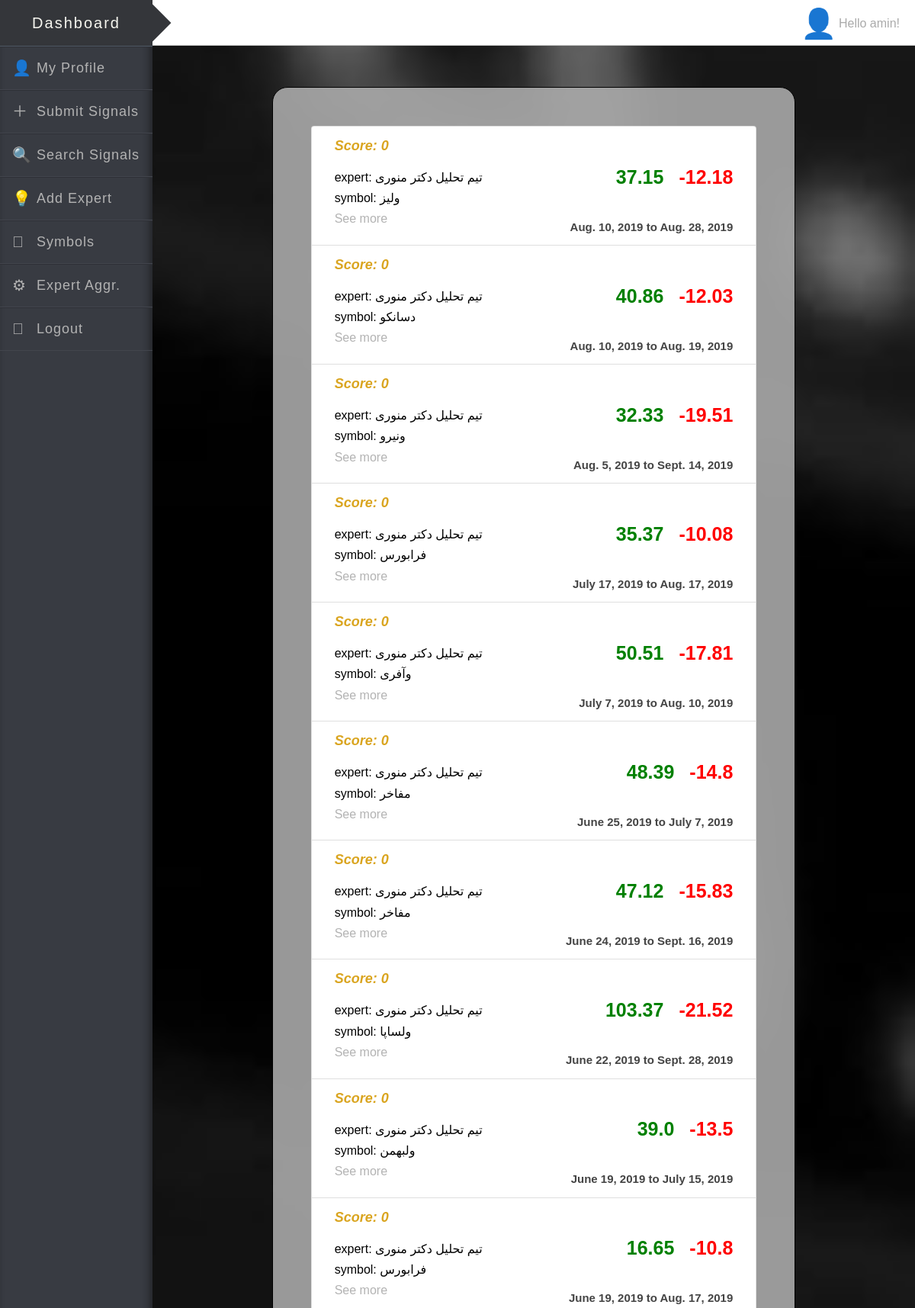
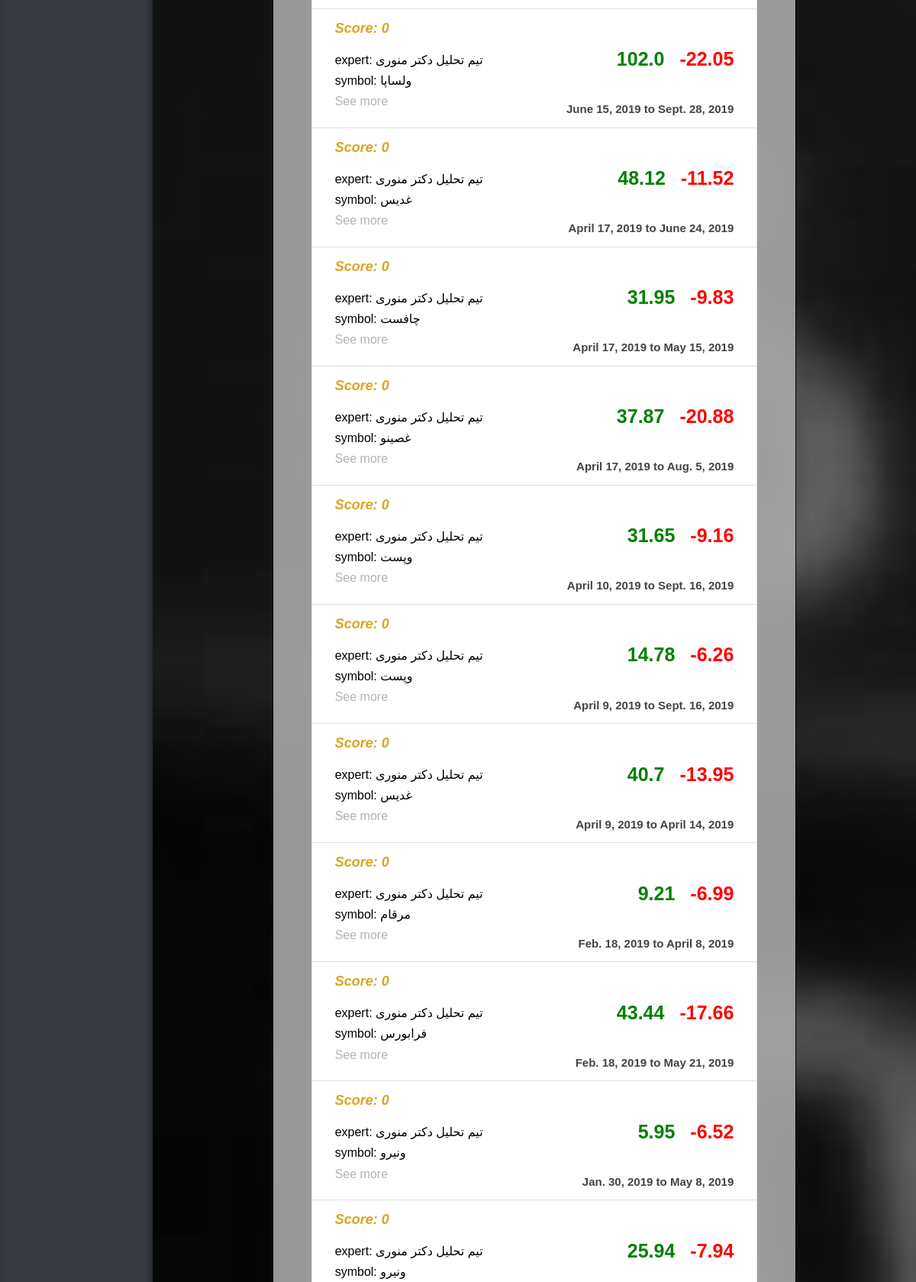
The page /signal/profile (signed in, upper part) on the database its author committed (2 pictures, top to bottom).
### advertisement/models.py (models this page shows, shortened)
class Signal(models.Model):
    title = models.CharField(max_length=80)
    is_succeeded = models.BooleanField(default=None, blank=True, null=True)
    profit = models.FloatField(default=None, blank=True, null=True)
    start_date = models.DateField(default=None, blank=True, null=True)
    close_date = models.DateField(default=None, blank=True, null=True)
    expected_return = models.FloatField(default=None, blank=True, null=True)
    expected_risk = models.FloatField(default=None, blank=True, null=True)
    symbol = models.ForeignKey('Symbol', on_delete=models.CASCADE)
    expert = models.ForeignKey('Expert', on_delete=models.CASCADE, null=True, default="", blank=True)
    @property
    def user_id(self):
        return self.expert.display_name

class Expert(models.Model):
    display_name = models.CharField(max_length=30)
    first_name = models.CharField(max_length=80)
    last_name = models.CharField(max_length=80)
    website = models.URLField(max_length=200, null=True)
    raw_score = models.FloatField(default=1)
    @property
    def score(self):
        ads = Signal.objects.filter(expert=self).select_related('symbol')
        failure = len(ads.filter(is_succeeded=False))
        self.raw_score = 1 - (failure / (len(ads) + 1))
        self.save()
        max_score = Expert.objects.all().aggregate(Max('raw_score'))['raw_score__max']
        min_score = Expert.objects.all().aggregate(Min('raw_score'))['raw_score__min']
        if max_score == min_score:
            return 100
        normalized_score = (self.raw_score - min_score) / (max_score - min_score)
        return int(normalized_score*100)

class Symbol(models.Model):
    name = models.CharField(max_length=30)
    def __str__(self):
        return self.name

### advertisement/views.py (the view)
# urls.py: path('profile', views.profile, name='profile'),
def profile(request):
    ads = Signal.objects.filter(expert__in=request.user.member.followings.all())[:100]
    return render(request, '../templates/profile.html', {
        'ads': ads
    })

### templates/profile.html (shortened to what this page needs)
{% extends 'dashboard.html' %}
{% load static %}
{% block head %}
    <link rel="stylesheet" href="https://maxcdn.bootstrapcdn.com/bootstrap/4.0.0/css/bootstrap.min.css">
    <link rel="stylesheet" href="{% static 'style.css' %}?v=1">
{% endblock %}
{% block content %}
    <div class="grid">
        <div class="row">
            <div class="col-xs-10 col-md-8 col-lg-8 col-sm-8 offset-xs-1 offset-md-2 offset-lg-2 offset-sm-2 the-box
                    list-group table-of-contents" style="margin-top: 30px">
                {% for ad in ads %}
                    <div class="list-group-item" onclick="">
                        <div style="display: flex; justify-content: space-between">
                            <div style="float: left; flex-grow: 1" class="search-res">
                                <div style="display: flex; justify-content: space-between">
                                    <p style="float: left; margin: auto 10px; font-size: 18px; font-weight: bold; font-style: italic; color: goldenrod">
                                        Score: {{ ad.expert.score }}</p>
                                </div>
                                <h6><a style="color: black" href={% url 'expert_page' ad.expert.id %}>expert: {{ ad.user_id }}</a></h6>
                                <h6><a style="color: black" href={% url 'symbol_detail' ad.symbol.name %}>symbol: {{ ad.symbol }}</a></h6>
                                <h6><a href={% url 'advertisement_detail' ad.id %}>See more</a></h6>
                            </div>
                            <p style="float: right; margin: auto 10px; font-size: 25px; font-weight: bold; color: green">{{ ad.expected_return }}</p>
                            <p style="float: right; margin: auto 10px; font-size: 25px; font-weight: bold; color: red">{{ ad.expected_risk }}</p>
                        </div>
                        <p style="float: right; margin: auto 10px; font-size: 15px; font-weight: bold">
                            {% if ad.start_date %}
                                {{ ad.start_date }}
                            {% endif %}
                            {% if ad.close_date %}
                                to {{ ad.close_date }}
                            {% endif %}</p>
                    </div>
                {% endfor %}
            </div>
        </div>
    </div>
{% endblock %}

### templates/dashboard.html (shortened to what this page needs)
<!DOCTYPE html>
<html lang="en">
{% load staticfiles %}
<head>
    {% block head %}
    {% endblock %}
    <link rel="stylesheet" href="{% static 'dashboard_style.css' %}">
</head>
<body class="bckg_right" style="padding-top: 0">
<span class="bckg"></span>
<header style="position: sticky; top: 0">
    <h1>Dashboard</h1>
    <nav>
        <ul>
            <li>
                <a href="http://127.0.0.1:8000/signal/profile" data-title="Profile">My Profile</a>
            </li>
            <li>
                <a href="http://127.0.0.1:8000/signal/add_signal" data-title="Submit">Submit Signals</a>
            </li>
            <li>
                <a href="http://127.0.0.1:8000/signal/search" data-title="Search">Search Signals</a>
            </li>
            <li>
                <a href="http://127.0.0.1:8000/signal/add_expert" data-title="AddExpert">Add Expert</a>
            </li>
            <li>
                <a href="http://127.0.0.1:8000/signal/symbols" data-title="Symbols">Symbols</a>
            </li>
            <li>
                <a href="http://127.0.0.1:8000/signal/expert_aggregation" data-title="ExpertAggregation">Expert Aggr.</a>
            </li>
            <li>
                <a href="{% url 'logout' %}" data-title="Logout">Logout</a>
            </li>
        </ul>
    </nav>
</header>
<main>
    <div class="title" style="position: sticky; top: 0; z-index: 5">
        <h2></h2>
        <a href="javascript:void(0);">Hello {{ request.user.username }}!</a>
    </div>
<br>
{% block content %}
{% endblock %}
</main>
</body>
</html>

### static/style.css (style rules this page uses)
body { padding-top: 80px; padding-bottom: 80px; background-image: url("Stock_bg_denim.jpg") ; background-size: cover; background-attachment: fixed; }
.the-box { padding: 50px; alignment: center; background: rgba(169, 169, 169, 0.9); border: 1px solid black; border-radius: 20px; }
.search-res h6 { position: relative; top: 18px; left: 10px; }

### static/dashboard_style.css (style rules this page uses)
body { display: -webkit-box; display: -moz-box; display: -ms-flexbox; display: -webkit-flex; display: flex; margin: 0; padding: 0; background-color: #f0f0f0; font-family: Muli, sans-serif; color: #444; }
ul { list-style: none; margin-top: 0; padding: 0; }
a { cursor: pointer; display: block; color: #b3b3b3; text-decoration: none; }
.bckg { background-color: #383b42; box-shadow: -4px 0px 10px rgba(14, 14, 14, 0.48) inset; width: 200px; height: 100%; position: fixed; left: 0; top: 0; }
.bckg_right { background-image: url("Stock_bg_bw.jpg"); background-size: cover; padding-top: 0; }
h1 { text-align: center; font-weight: normal; color: #f6f6ef; line-height: 60px; margin: 0; font-size: 20px; letter-spacing: 2px; background-color: #34363a; border-bottom: 1px solid rgba(101, 116, 134, 0.57); }
h2 { font-size: 20px; text-transform: uppercase; margin: 0; letter-spacing: 3px; color: #919191; font-weight: normal; padding-left: 40px; line-height: 60px; text-shadow: 1px 1px 2px #fff; position: relative; flex: 1; -webkit-flex: 1; -ms-flex: 1; }
h2:before { content: ""; width: 36px; height: 36px; position: absolute; left: -19px; top: 12px; background-color: #34363a; -webkit-transform: rotate(45deg); -moz-transform: rotate(45deg); transform: rotate(45deg); }
header { width: 200px; height: 100%; float: left; position: relative; z-index: 99; }
header nav ul li { border-bottom: 1px solid #42454d; padding-left: 48px; transition: all 0.6s; border-top: 1px solid #2e3036; }
header nav ul li a { line-height: 55px; font-size: 18px; position: relative; letter-spacing: 1px; transition: all 0.6s; }
header nav ul li a:before { font-family: "entypo", sans-serif; font-size: 20px; position: absolute; left: -32px; }
header nav ul li:first-child a:before { content: "\1f464"; }
header nav ul li:nth-child(2) a:before { content: "\FF0B"; }
header nav ul li:nth-child(3) a:before { content: "\1f50d"; }
header nav ul li:nth-child(4) a:before { content: "\1F4A1"; }
header nav ul li:nth-child(5) a:before { content: "\e771"; }
header nav ul li:nth-child(6) a:before { content: "\2699"; }
header nav ul li:nth-child(7) a:before { content: "\E741"; }
main { flex: 1; -webkit-flex: 1; -ms-flex: 1; }
.title { background-color: #fff; border-bottom: 1px solid #c0c1c0; height: 60px; display: -webkit-box; display: -moz-box; display: -ms-flexbox; display: -webkit-flex; display: flex; }
.title a { color: #aaa; width: auto; margin: 0 20px; float: right; line-height: 62px; position: relative; text-decoration: none; transition: all 0.5s; }
.title a:before { content: "\1f464"; font-size: 38px; position: absolute; left: -50px; font-family: "entypo"; }

### rows shown on the page
Signal: expert.score "0", user_id "تیم تحلیل دکتر منوری", symbol "ولیز", expected_return "37.15", expected_risk "-12.18", start_date "Aug. 10, 2019", close_date "Aug. 28, 2019"
Signal: expert.score "0", user_id "تیم تحلیل دکتر منوری", symbol "دسانکو", expected_return "40.86", expected_risk "-12.03", start_date "Aug. 10, 2019", close_date "Aug. 19, 2019"
Signal: expert.score "0", user_id "تیم تحلیل دکتر منوری", symbol "ونیرو", expected_return "32.33", expected_risk "-19.51", start_date "Aug. 5, 2019", close_date "Sept. 14, 2019"
Signal: expert.score "0", user_id "تیم تحلیل دکتر منوری", symbol "فرابورس", expected_return "35.37", expected_risk "-10.08", start_date "July 17, 2019", close_date "Aug. 17, 2019"
Signal: expert.score "0", user_id "تیم تحلیل دکتر منوری", symbol "وآفری", expected_return "50.51", expected_risk "-17.81", start_date "July 7, 2019", close_date "Aug. 10, 2019"
Signal: expert.score "0", user_id "تیم تحلیل دکتر منوری", symbol "مفاخر", expected_return "48.39", expected_risk "-14.8", start_date "June 25, 2019", close_date "July 7, 2019"
Signal: expert.score "0", user_id "تیم تحلیل دکتر منوری", symbol "مفاخر", expected_return "47.12", expected_risk "-15.83", start_date "June 24, 2019", close_date "Sept. 16, 2019"
Signal: expert.score "0", user_id "تیم تحلیل دکتر منوری", symbol "ولساپا", expected_return "103.37", expected_risk "-21.52", start_date "June 22, 2019", close_date "Sept. 28, 2019"
Signal: expert.score "0", user_id "تیم تحلیل دکتر منوری", symbol "ولبهمن", expected_return "39.0", expected_risk "-13.5", start_date "June 19, 2019", close_date "July 15, 2019"
Signal: expert.score "0", user_id "تیم تحلیل دکتر منوری", symbol "فرابورس", expected_return "16.65", expected_risk "-10.8", start_date "June 19, 2019", close_date "Aug. 17, 2019"
Signal: expert.score "0", user_id "تیم تحلیل دکتر منوری", symbol "ولساپا", expected_return "102.0", expected_risk "-22.05", start_date "June 15, 2019", close_date "Sept. 28, 2019"
Signal: expert.score "0", user_id "تیم تحلیل دکتر منوری", symbol "غدیس", expected_return "48.12", expected_risk "-11.52", start_date "April 17, 2019", close_date "June 24, 2019"
Signal: expert.score "0", user_id "تیم تحلیل دکتر منوری", symbol "چافست", expected_return "31.95", expected_risk "-9.83", start_date "April 17, 2019", close_date "May 15, 2019"
Signal: expert.score "0", user_id "تیم تحلیل دکتر منوری", symbol "غصینو", expected_return "37.87", expected_risk "-20.88", start_date "April 17, 2019", close_date "Aug. 5, 2019"
Signal: expert.score "0", user_id "تیم تحلیل دکتر منوری", symbol "وپست", expected_return "31.65", expected_risk "-9.16", start_date "April 10, 2019", close_date "Sept. 16, 2019"
Signal: expert.score "0", user_id "تیم تحلیل دکتر منوری", symbol "وپست", expected_return "14.78", expected_risk "-6.26", start_date "April 9, 2019", close_date "Sept. 16, 2019"
Signal: expert.score "0", user_id "تیم تحلیل دکتر منوری", symbol "غدیس", expected_return "40.7", expected_risk "-13.95", start_date "April 9, 2019", close_date "April 14, 2019"
Signal: expert.score "0", user_id "تیم تحلیل دکتر منوری", symbol "مرقام", expected_return "9.21", expected_risk "-6.99", start_date "Feb. 18, 2019", close_date "April 8, 2019"
Signal: expert.score "0", user_id "تیم تحلیل دکتر منوری", symbol "فرابورس", expected_return "43.44", expected_risk "-17.66", start_date "Feb. 18, 2019", close_date "May 21, 2019"
Signal: expert.score "0", user_id "تیم تحلیل دکتر منوری", symbol "ونیرو", expected_return "5.95", expected_risk "-6.52", start_date "Jan. 30, 2019", close_date "May 8, 2019"
Signal: expert.score "0", user_id "تیم تحلیل دکتر منوری", symbol "ونیرو", expected_return "25.94", expected_risk "-7.94"

### other values the page prints
{{ request.user.username }} "amin"
